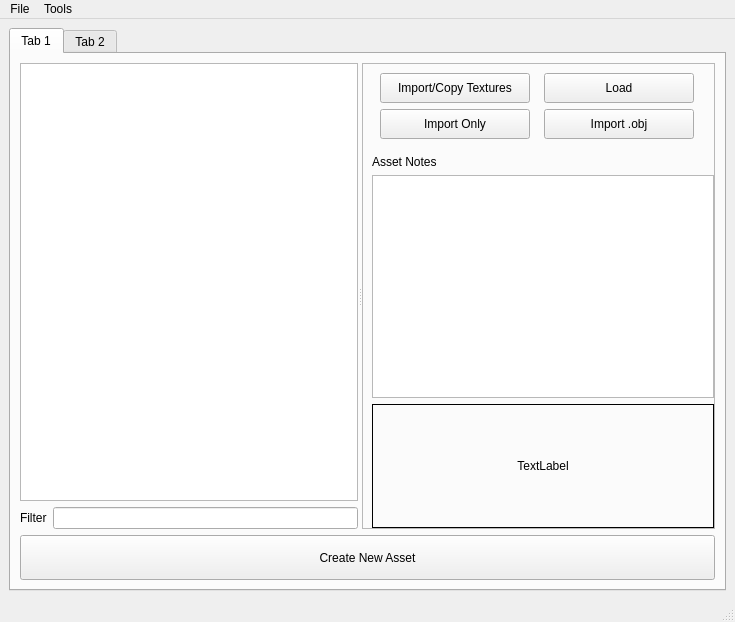
<?xml version="1.0" encoding="UTF-8"?>
<ui version="4.0">
 <class>pdManager_MainWindow</class>
 <widget class="QMainWindow" name="pdManager_MainWindow">
  <property name="geometry">
   <rect>
    <x>0</x>
    <y>0</y>
    <width>735</width>
    <height>622</height>
   </rect>
  </property>
  <property name="windowTitle">
   <string>Pd Manager</string>
  </property>
  <property name="toolTip">
   <string notr="true"/>
  </property>
  <property name="statusTip">
   <string notr="true"/>
  </property>
  <property name="whatsThis">
   <string notr="true"/>
  </property>
  <property name="accessibleName">
   <string notr="true"/>
  </property>
  <property name="accessibleDescription">
   <string notr="true"/>
  </property>
  <widget class="QWidget" name="centralwidget">
   <layout class="QGridLayout" name="gridLayout_3">
    <item row="1" column="0">
     <widget class="QTabWidget" name="tabWidget">
      <property name="maximumSize">
       <size>
        <width>16777215</width>
        <height>167777</height>
       </size>
      </property>
      <property name="toolTip">
       <string notr="true"/>
      </property>
      <property name="statusTip">
       <string notr="true"/>
      </property>
      <property name="whatsThis">
       <string notr="true"/>
      </property>
      <property name="accessibleName">
       <string notr="true"/>
      </property>
      <property name="accessibleDescription">
       <string notr="true"/>
      </property>
      <property name="tabPosition">
       <enum>QTabWidget::North</enum>
      </property>
      <property name="currentIndex">
       <number>0</number>
      </property>
      <property name="elideMode">
       <enum>Qt::ElideNone</enum>
      </property>
      <property name="usesScrollButtons">
       <bool>false</bool>
      </property>
      <widget class="QWidget" name="tab">
       <attribute name="title">
        <string>Tab 1</string>
       </attribute>
       <layout class="QGridLayout" name="gridLayout_4" rowstretch="0,0">
        <property name="leftMargin">
         <number>9</number>
        </property>
        <item row="1" column="0">
         <layout class="QHBoxLayout" name="bottom_horizontalLayout" stretch="0">
          <property name="spacing">
           <number>6</number>
          </property>
          <property name="rightMargin">
           <number>0</number>
          </property>
          <item>
           <widget class="QPushButton" name="createNewAsset_pushButton">
            <property name="minimumSize">
             <size>
              <width>150</width>
              <height>45</height>
             </size>
            </property>
            <property name="maximumSize">
             <size>
              <width>15000</width>
              <height>45</height>
             </size>
            </property>
            <property name="toolTip">
             <string notr="true"/>
            </property>
            <property name="statusTip">
             <string notr="true"/>
            </property>
            <property name="whatsThis">
             <string notr="true"/>
            </property>
            <property name="accessibleName">
             <string notr="true"/>
            </property>
            <property name="accessibleDescription">
             <string notr="true"/>
            </property>
            <property name="text">
             <string notr="true">Create New Asset</string>
            </property>
           </widget>
          </item>
         </layout>
        </item>
        <item row="0" column="0">
         <widget class="QSplitter" name="splitter">
          <property name="orientation">
           <enum>Qt::Horizontal</enum>
          </property>
          <widget class="QFrame" name="frame_5">
           <property name="frameShape">
            <enum>QFrame::NoFrame</enum>
           </property>
           <property name="frameShadow">
            <enum>QFrame::Plain</enum>
           </property>
           <property name="lineWidth">
            <number>0</number>
           </property>
           <layout class="QGridLayout" name="gridLayout_10">
            <property name="margin">
             <number>0</number>
            </property>
            <property name="spacing">
             <number>0</number>
            </property>
            <item row="2" column="0">
             <layout class="QVBoxLayout" name="rightBelow_verticalLayout_5">
              <property name="spacing">
               <number>0</number>
              </property>
              <item>
               <widget class="QListWidget" name="assets_listWidget_4">
                <property name="toolTip">
                 <string notr="true"/>
                </property>
                <property name="statusTip">
                 <string notr="true"/>
                </property>
                <property name="whatsThis">
                 <string notr="true"/>
                </property>
                <property name="accessibleName">
                 <string notr="true"/>
                </property>
                <property name="accessibleDescription">
                 <string notr="true"/>
                </property>
               </widget>
              </item>
              <item>
               <layout class="QHBoxLayout" name="horizontalLayout_3">
                <property name="spacing">
                 <number>6</number>
                </property>
                <property name="topMargin">
                 <number>6</number>
                </property>
                <item>
                 <widget class="QLabel" name="filter_label_2">
                  <property name="text">
                   <string>Filter</string>
                  </property>
                 </widget>
                </item>
                <item>
                 <widget class="QLineEdit" name="filter_lineEdit_2"/>
                </item>
               </layout>
              </item>
             </layout>
            </item>
           </layout>
          </widget>
          <widget class="QFrame" name="frame_6">
           <property name="frameShape">
            <enum>QFrame::StyledPanel</enum>
           </property>
           <property name="frameShadow">
            <enum>QFrame::Raised</enum>
           </property>
           <layout class="QGridLayout" name="gridLayout_11">
            <property name="rightMargin">
             <number>0</number>
            </property>
            <property name="bottomMargin">
             <number>0</number>
            </property>
            <item row="3" column="0">
             <layout class="QVBoxLayout" name="rightBelow_verticalLayout_6">
              <item>
               <widget class="QLabel" name="assetNotes_label_4">
                <property name="toolTip">
                 <string notr="true"/>
                </property>
                <property name="statusTip">
                 <string notr="true"/>
                </property>
                <property name="whatsThis">
                 <string notr="true"/>
                </property>
                <property name="accessibleName">
                 <string notr="true"/>
                </property>
                <property name="accessibleDescription">
                 <string notr="true"/>
                </property>
                <property name="layoutDirection">
                 <enum>Qt::LeftToRight</enum>
                </property>
                <property name="text">
                 <string notr="true">Asset Notes</string>
                </property>
                <property name="alignment">
                 <set>Qt::AlignLeading|Qt::AlignLeft|Qt::AlignVCenter</set>
                </property>
               </widget>
              </item>
              <item>
               <widget class="QTextEdit" name="notes_textEdit_4"/>
              </item>
              <item>
               <widget class="QLabel" name="thumb_label_4">
                <property name="sizePolicy">
                 <sizepolicy hsizetype="Preferred" vsizetype="Preferred">
                  <horstretch>0</horstretch>
                  <verstretch>0</verstretch>
                 </sizepolicy>
                </property>
                <property name="minimumSize">
                 <size>
                  <width>221</width>
                  <height>124</height>
                 </size>
                </property>
                <property name="maximumSize">
                 <size>
                  <width>884</width>
                  <height>496</height>
                 </size>
                </property>
                <property name="sizeIncrement">
                 <size>
                  <width>1</width>
                  <height>1</height>
                 </size>
                </property>
                <property name="baseSize">
                 <size>
                  <width>0</width>
                  <height>0</height>
                 </size>
                </property>
                <property name="toolTip">
                 <string notr="true"/>
                </property>
                <property name="statusTip">
                 <string notr="true"/>
                </property>
                <property name="whatsThis">
                 <string notr="true"/>
                </property>
                <property name="accessibleName">
                 <string notr="true"/>
                </property>
                <property name="accessibleDescription">
                 <string notr="true"/>
                </property>
                <property name="frameShape">
                 <enum>QFrame::Box</enum>
                </property>
                <property name="text">
                 <string>TextLabel</string>
                </property>
                <property name="scaledContents">
                 <bool>false</bool>
                </property>
                <property name="alignment">
                 <set>Qt::AlignCenter</set>
                </property>
                <property name="margin">
                 <number>0</number>
                </property>
               </widget>
              </item>
             </layout>
            </item>
            <item row="0" column="0">
             <layout class="QGridLayout" name="rightUp_gridLayout_4">
              <property name="rightMargin">
               <number>10</number>
              </property>
              <property name="bottomMargin">
               <number>10</number>
              </property>
              <item row="1" column="0">
               <widget class="QPushButton" name="importOnly_pushButton_4">
                <property name="minimumSize">
                 <size>
                  <width>100</width>
                  <height>30</height>
                 </size>
                </property>
                <property name="maximumSize">
                 <size>
                  <width>150</width>
                  <height>30</height>
                 </size>
                </property>
                <property name="toolTip">
                 <string notr="true"/>
                </property>
                <property name="statusTip">
                 <string notr="true"/>
                </property>
                <property name="whatsThis">
                 <string notr="true"/>
                </property>
                <property name="accessibleName">
                 <string notr="true"/>
                </property>
                <property name="accessibleDescription">
                 <string notr="true"/>
                </property>
                <property name="text">
                 <string notr="true">Import Only</string>
                </property>
               </widget>
              </item>
              <item row="0" column="3">
               <widget class="QPushButton" name="load_pushButton_4">
                <property name="minimumSize">
                 <size>
                  <width>100</width>
                  <height>30</height>
                 </size>
                </property>
                <property name="maximumSize">
                 <size>
                  <width>150</width>
                  <height>30</height>
                 </size>
                </property>
                <property name="toolTip">
                 <string notr="true"/>
                </property>
                <property name="statusTip">
                 <string notr="true"/>
                </property>
                <property name="whatsThis">
                 <string notr="true"/>
                </property>
                <property name="accessibleName">
                 <string notr="true"/>
                </property>
                <property name="accessibleDescription">
                 <string notr="true"/>
                </property>
                <property name="text">
                 <string notr="true">Load</string>
                </property>
               </widget>
              </item>
              <item row="1" column="3">
               <widget class="QPushButton" name="importObj_pushButton_4">
                <property name="minimumSize">
                 <size>
                  <width>100</width>
                  <height>30</height>
                 </size>
                </property>
                <property name="maximumSize">
                 <size>
                  <width>150</width>
                  <height>30</height>
                 </size>
                </property>
                <property name="toolTip">
                 <string notr="true"/>
                </property>
                <property name="statusTip">
                 <string notr="true"/>
                </property>
                <property name="whatsThis">
                 <string notr="true"/>
                </property>
                <property name="accessibleName">
                 <string notr="true"/>
                </property>
                <property name="accessibleDescription">
                 <string notr="true"/>
                </property>
                <property name="text">
                 <string notr="true">Import .obj</string>
                </property>
               </widget>
              </item>
              <item row="0" column="0">
               <widget class="QPushButton" name="importAndCopy_pushButton_4">
                <property name="minimumSize">
                 <size>
                  <width>100</width>
                  <height>30</height>
                 </size>
                </property>
                <property name="maximumSize">
                 <size>
                  <width>150</width>
                  <height>30</height>
                 </size>
                </property>
                <property name="toolTip">
                 <string notr="true"/>
                </property>
                <property name="statusTip">
                 <string notr="true"/>
                </property>
                <property name="whatsThis">
                 <string notr="true"/>
                </property>
                <property name="accessibleName">
                 <string notr="true"/>
                </property>
                <property name="accessibleDescription">
                 <string notr="true"/>
                </property>
                <property name="text">
                 <string notr="true">Import/Copy Textures</string>
                </property>
               </widget>
              </item>
             </layout>
            </item>
           </layout>
          </widget>
         </widget>
        </item>
       </layout>
      </widget>
      <widget class="QWidget" name="tab_2">
       <attribute name="title">
        <string>Tab 2</string>
       </attribute>
       <zorder>splitter</zorder>
       <zorder></zorder>
      </widget>
     </widget>
    </item>
   </layout>
  </widget>
  <widget class="QMenuBar" name="menubar">
   <property name="geometry">
    <rect>
     <x>0</x>
     <y>0</y>
     <width>735</width>
     <height>21</height>
    </rect>
   </property>
   <widget class="QMenu" name="menuFile">
    <property name="title">
     <string>File</string>
    </property>
    <addaction name="actionAdd_New_Library"/>
    <addaction name="actionCreate_Project"/>
    <addaction name="separator"/>
    <addaction name="actionLoad_Reference_Scene"/>
    <addaction name="actionImport_Selected_Item"/>
    <addaction name="actionImport_Only"/>
    <addaction name="separator"/>
    <addaction name="actionAdd_Remove_Users"/>
    <addaction name="separator"/>
    <addaction name="actionRemove_Library"/>
   </widget>
   <widget class="QMenu" name="menuTools">
    <property name="title">
     <string>Tools</string>
    </property>
   </widget>
   <addaction name="menuFile"/>
   <addaction name="menuTools"/>
  </widget>
  <widget class="QStatusBar" name="statusbar"/>
  <action name="actionCreate_Project">
   <property name="text">
    <string>Create New Asset</string>
   </property>
  </action>
  <action name="actionSave_Version">
   <property name="text">
    <string>Save Version</string>
   </property>
  </action>
  <action name="actionSave_Base_Scene">
   <property name="text">
    <string>Save Base Scene</string>
   </property>
  </action>
  <action name="actionLoad_Reference_Scene">
   <property name="text">
    <string>Load Selected Asset</string>
   </property>
  </action>
  <action name="actionAdd_Remove_Users">
   <property name="text">
    <string>Delete Selected Asset</string>
   </property>
  </action>
  <action name="actionPreview_Settings">
   <property name="text">
    <string>Preview Settings</string>
   </property>
  </action>
  <action name="actionDelete_Selected_Base_Scene">
   <property name="text">
    <string>Delete Selected Base Scene</string>
   </property>
  </action>
  <action name="actionDelete_Reference_of_Selected_Scene">
   <property name="text">
    <string>Delete Reference of Selected Scene</string>
   </property>
  </action>
  <action name="actionProject_Report">
   <property name="text">
    <string>Project Report</string>
   </property>
  </action>
  <action name="actionCheck_References">
   <property name="text">
    <string>Check References</string>
   </property>
  </action>
  <action name="actionImage_Manager">
   <property name="text">
    <string>Image Manager</string>
   </property>
  </action>
  <action name="actionSequence_Viewer">
   <property name="text">
    <string>Sequence Viewer</string>
   </property>
  </action>
  <action name="actionImport_Selected_Item">
   <property name="text">
    <string>Import and Copy Textures</string>
   </property>
  </action>
  <action name="actionImport_Only">
   <property name="text">
    <string>Import Only</string>
   </property>
  </action>
  <action name="actionAdd_New_Library">
   <property name="text">
    <string>Add New Library</string>
   </property>
  </action>
  <action name="actionRemove_Library">
   <property name="text">
    <string>Remove Library</string>
   </property>
  </action>
 </widget>
 <resources/>
 <connections/>
</ui>
